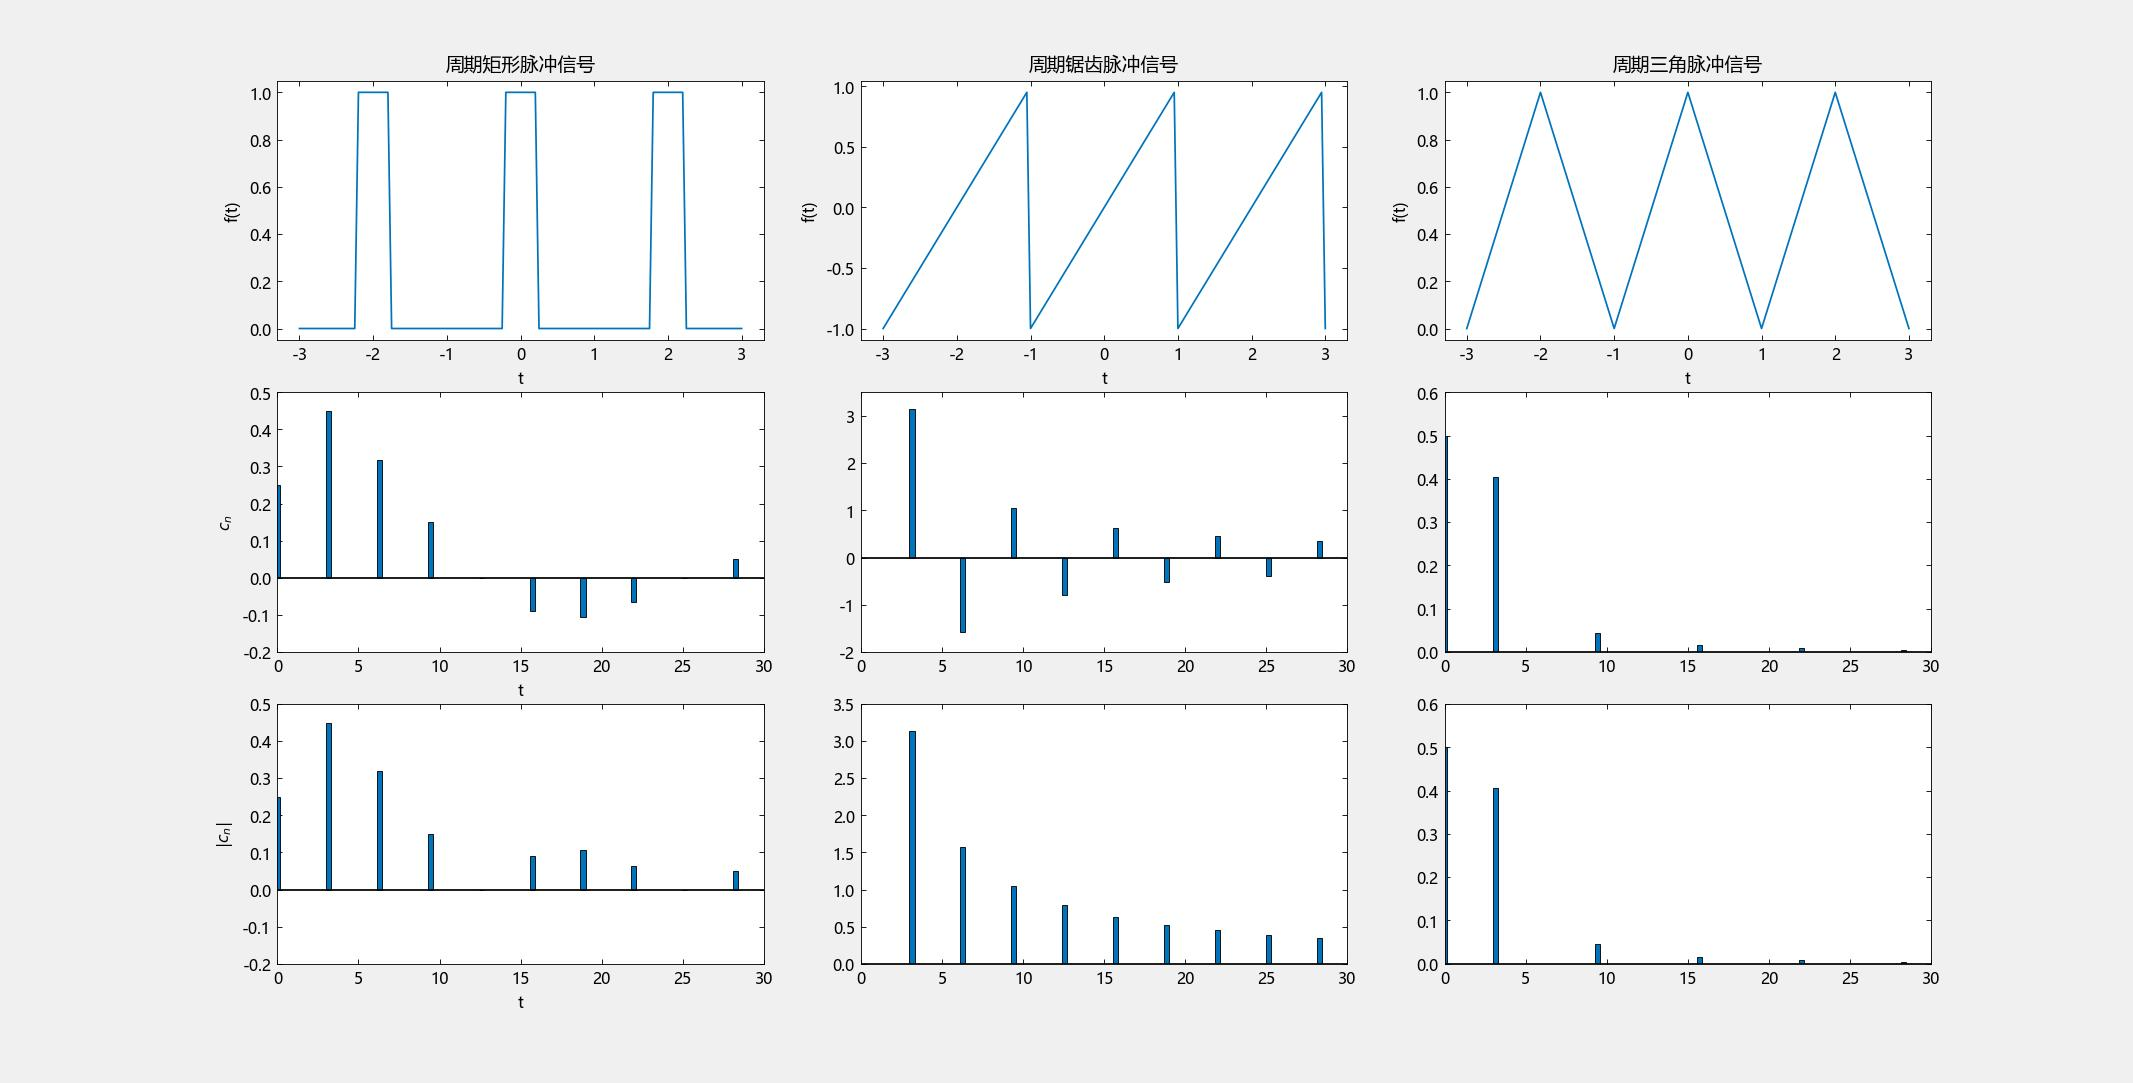

Write the Julia code that produced this figure.
using TyPlot

global T = 2
global E = 1
global τ = 0.5

# 定义周期矩形脉冲信号函数
function rectangle_pulse(t)
    if rem.(abs(t), T) .< 0.5 * τ || rem.(abs(t), T) .> T - 0.5 * τ
        return E
    else
        return 0
    end
end

# 定义周期锯齿脉冲信号函数
function sawtooth_pulse(t)
    if mod.(t, T) - 0.5 * T < 0
        return 2 * E * mod.(t, T) / T
    else 
        return 2 * E * mod.(t, T) / T - 2 * E
    end
end

# 定义周期三角脉冲信号函数
function triangle_pulse(t)
    if mod.(t, T) - 0.5 * T < 0
        return E -  2 * E * (mod.(t, T)) / T
    else 
        return E -  2 * E * (mod.(-t, T)) / T
    end
end

function sinc(t)
    if t == 0
        return 1
    else
        return sin(t)/t
    end
end

# 周期矩形脉冲信号
function spec1(t)
    # T = 2
    # E = 1
    # τ = 1
    if t == 0
        return E * τ / T
    else
        return 2 * E * τ * sinc(t * τ / 2) / T 
    end
end

# 周期锯齿脉冲信号
function spec2(n)
    if n == 0
        return 0
    else 
        return E * (-1)^(n+1) / n * π
    end
end

# 周期三角脉冲信号
function spec3(n)
    if n == 0
        return E / 2
    else 
        return 4 * E * (sin(n*π/2))^2 / (n*π)^2
    end
end

t = -3 : 0.05 : 3

rec = rectangle_pulse.(t)
saw = sawtooth_pulse.(t)
tri = triangle_pulse.(t)

ω1 = 2π / T
n = [0, 1, 2, 3, 4, 5, 6, 7, 8, 9]
ω = ω1 .* n

cn1 = spec1.(ω)  
cn2 = spec2.(n)
cn3 = spec3.(n)

subplot(3,3,1)
TyPlot.plot(t, rec)
xlabel("t")
ylabel("f(t)")
title("周期矩形脉冲信号")

subplot(3,3,2)
TyPlot.plot(t, saw)
xlabel("t")
ylabel("f(t)")
title("周期锯齿脉冲信号")

subplot(3,3,3)
TyPlot.plot(t, tri)
xlabel("t")
ylabel("f(t)")
title("周期三角脉冲信号")

subplot(3,3,4)
TyPlot.bar(ω, cn1, width=0.1)
axis([0, 30, -0.2 , 0.5]);
xlabel("t")
ylabel(raw"$c_n$")

subplot(3,3,7)
TyPlot.bar(ω, abs.(cn1), width=0.1)
axis([0, 30, -0.2 , 0.5]);
xlabel("t")
ylabel(raw"$\|c_n\|$")

subplot(3,3,5)
TyPlot.bar(ω, cn2, width=0.1)
axis([0, 30, -2 , 3.5]);
subplot(3,3,8)
TyPlot.bar(ω, abs.(cn2), width=0.1)
axis([0, 30, 0 , 3.5]);
subplot(3,3,6)
TyPlot.bar(ω, cn3, width=0.1)
axis([0, 30, 0 , 0.6]);
subplot(3,3,9)
TyPlot.bar(ω, abs.(cn3), width=0.1)
axis([0, 30, 0 , 0.6]);
